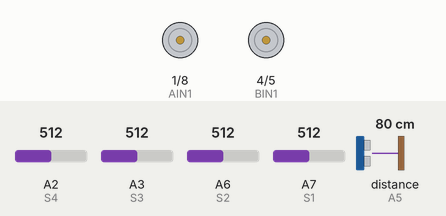
Simulated run of this sketch. Board: Arduino Nano, built with avr-gcc and run on an emulated ATmega328P. Parts: motor-driver pin pairs drawn as motors (green arrow = first pin HIGH = forward, orange = second pin HIGH = backward, longer = more drive, scaled by the enable pin). Wiring (inferred from the names in the program): ultrasonic range finder: trigger A4; echo A5. The inputs (shaded band) are chosen by the test bench; at power-on: distance to the obstacle (sensor on A5) 80 cm, A6 (S2) = 512, A3 (S3) = 512, A2 (S4) = 512, A7 (S1) = 512. The echo pulse lasts 58.3 µs per cm.

Above: at 1.2 s.
1.3 s: distance to the obstacle (sensor on A5) set to 12 cm
2.8 s: distance to the obstacle (sensor on A5) set to 9 cm
5.8 s: distance to the obstacle (sensor on A5) set to 18 cm
7.3 s: A6 (S2) set to 485
At 8.0 s:
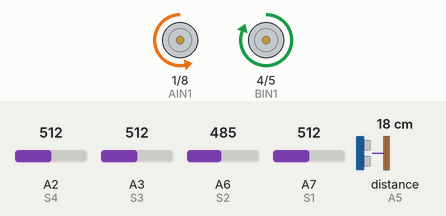
8.8 s: A3 (S3) set to 489
At 9.1 s:
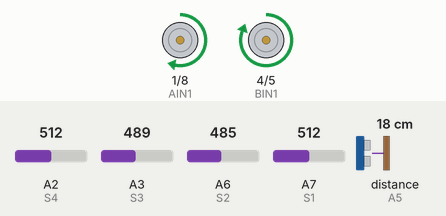
10.3 s: distance to the obstacle (sensor on A5) set to 2 cm
At 10.6 s:
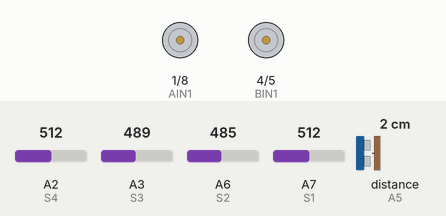
Timing chart, 0 to 13.3 s (numbered marks = the images above; inputs shaded):
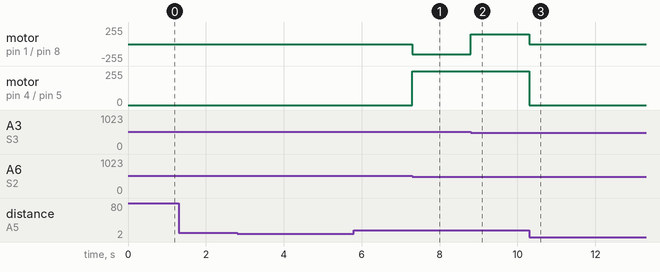

Measured:
- the behaviour switches between 500 and 499 on A6 (S2) (found by bisection; images 0 and 1)
- the behaviour switches between 500 and 499 on A3 (S3) (found by bisection; images 1 and 2)
- after the input at 1.3 s, every drawn part: stays the same
- after the input at 7.3 s, motor on pin 1 (AIN1) / pin 8 (AIN2): stopped → backward 150/255 at once; motor on pin 4 (BIN1) / pin 5 (BIN2): stopped → forward 255/255 at once
- after the input at 8.8 s, motor on pin 1 (AIN1) / pin 8 (AIN2): backward 150/255 → forward 150/255 at once
- after the input at 10.3 s, motor on pin 1 (AIN1) / pin 8 (AIN2): forward 150/255 → stopped at once; motor on pin 4 (BIN1) / pin 5 (BIN2): forward 255/255 → stopped at once

The sketch:

NOOB.ino
```cpp
// ================= MOTOR PINS =================

// Motor A (Left)
#define PWMA 6
#define AIN1 1   // Note: Pin 1 is Serial TX. If upload fails, move to Pin 2 or 3.
#define AIN2 8

// Motor B (Right)
#define PWMB 7
#define BIN1 4
#define BIN2 5

// ================= IR SENSORS =================
#define S1 A7
#define S2 A6
#define S3 A3
#define S4 A2

// ================= ULTRASONIC =================
#define TRIG A4
#define ECHO A5

// ================= SETUP =================
void setup() {
  pinMode(PWMA, OUTPUT);
  pinMode(AIN1, OUTPUT);
  pinMode(AIN2, OUTPUT);

  pinMode(PWMB, OUTPUT);
  pinMode(BIN1, OUTPUT);
  pinMode(BIN2, OUTPUT);

  pinMode(TRIG, OUTPUT);
  pinMode(ECHO, INPUT);
}

// ================= LOOP =================
void loop() {
  long distance = getDistance();

  // Obstacle detection
  if (distance < 10 && distance > 0) {
    stopMotors();
    delay(100);
    turnRight();
  }
  else {
    simpleLineFollow();
  }
}

// ================= LINE FOLLOWING & LOGIC =================
void simpleLineFollow() {
  int s1 = analogRead(S1);
  int s2 = analogRead(S2);
  int s3 = analogRead(S3);
  int s4 = analogRead(S4);

  int threshold = 500;

  bool L  = (s1 < threshold); // Left Outer
  bool LC = (s2 < threshold); // Left Center
  bool RC = (s3 < threshold); // Right Center
  bool R  = (s4 < threshold); // Right Outer

  // 1. ALL SENSORS DETECTED -> U-TURN
  if (L && LC && RC && R) {
    uTurn();
  }
  // 2. CENTER LINE OR BOTH SIDE WALLS -> FORWARD
  else if ((LC && RC) || (L && R)) {
    moveForward();
  }
  // 3. LEFT SIDE ACTIVE -> TURN LEFT
  else if (L || LC) {
    turnLeft();
  }
  // 4. RIGHT SIDE ACTIVE -> TURN RIGHT
  else if (R || RC) {
    turnRight();
  }
  // 5. NO LINE/WALLS -> STOP
  else {
    stopMotors();
  }
}

// ================= MOTOR FUNCTIONS =================

void moveForward() {
  digitalWrite(AIN1, HIGH);
  digitalWrite(AIN2, LOW);
  analogWrite(PWMA, 150);

  digitalWrite(BIN1, HIGH);
  digitalWrite(BIN2, LOW);
  analogWrite(PWMB, 150);
}

void turnLeft() {
  digitalWrite(AIN1, LOW);
  digitalWrite(AIN2, HIGH);
  analogWrite(PWMA, 120);

  digitalWrite(BIN1, HIGH);
  digitalWrite(BIN2, LOW);
  analogWrite(PWMB, 150);
}

void turnRight() {
  digitalWrite(AIN1, HIGH);
  digitalWrite(AIN2, LOW);
  analogWrite(PWMA, 150);

  digitalWrite(BIN1, LOW);
  digitalWrite(BIN2, HIGH);
  analogWrite(PWMB, 120);
}

void uTurn() {
  // Spin in place (Left motor forward, Right motor backward)
  digitalWrite(AIN1, HIGH);
  digitalWrite(AIN2, LOW);
  analogWrite(PWMA, 160);

  digitalWrite(BIN1, LOW);
  digitalWrite(BIN2, HIGH);
  analogWrite(PWMB, 160);

  delay(800); // Adjust this value until the robot turns exactly 180 degrees
  stopMotors();
  delay(100);
}

void stopMotors() {
  analogWrite(PWMA, 0);
  analogWrite(PWMB, 0);
}

// ================= ULTRASONIC =================
long getDistance() {
  digitalWrite(TRIG, LOW);
  delayMicroseconds(2);
  digitalWrite(TRIG, HIGH);
  delayMicroseconds(10);
  digitalWrite(TRIG, LOW);

  long duration = pulseIn(ECHO, HIGH, 20000);
  long distance = duration * 0.034 / 2;

  return distance;
}
```
